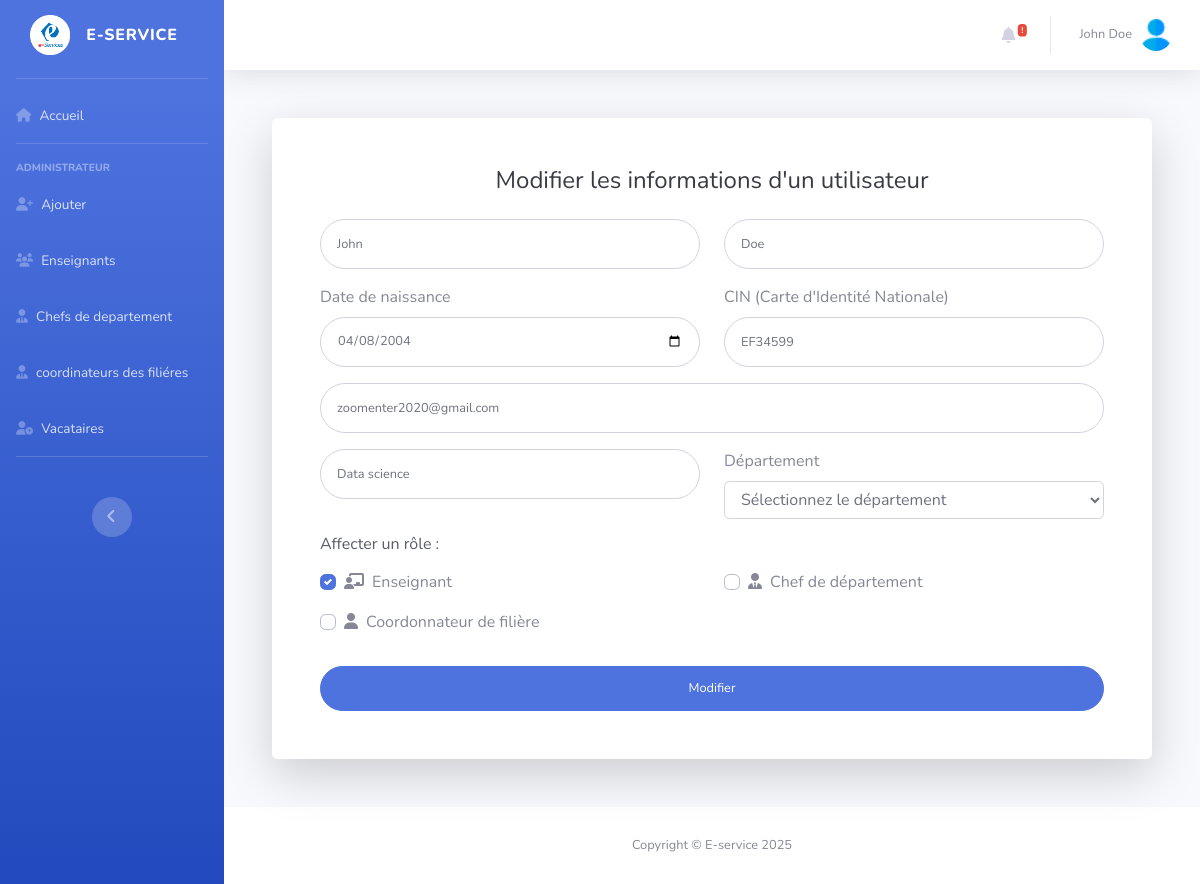
The page /Views/adminViews/Modifier.php?id=2 (signed in) on the database as committed earlier.
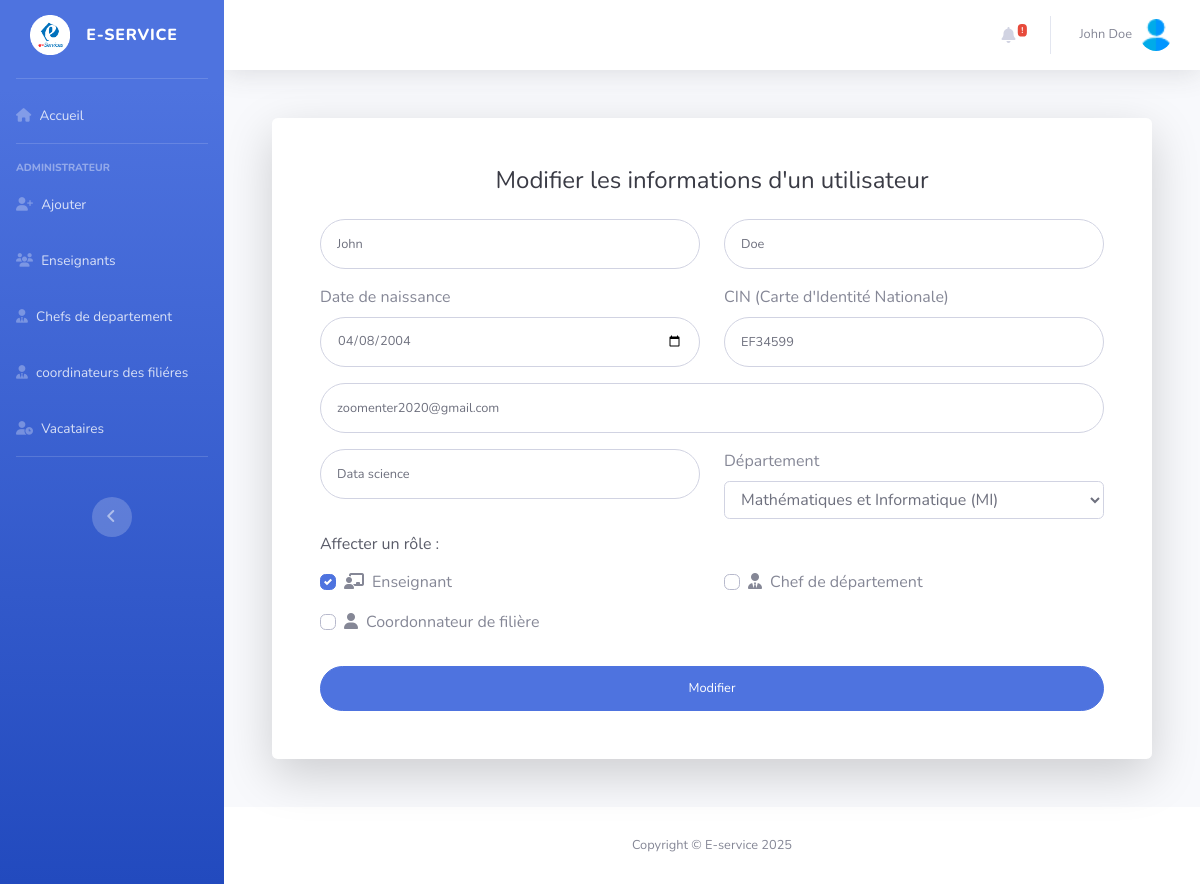
The same page on the database as committed later.
### tables this page shows
CREATE TABLE `utilisateurs` (
  `id` int(11) NOT NULL,
  `firstName` varchar(50) NOT NULL,
  `lastName` varchar(75) NOT NULL,
  `CIN` varchar(10) NOT NULL,
  `Birthdate` date NOT NULL,
  `email` varchar(50) NOT NULL,
  `password` varchar(255) NOT NULL,
  `speciality` varchar(70) NOT NULL,
  `id_departement` int(11) NOT NULL,
  `creation_date` datetime NOT NULL DEFAULT current_timestamp(),
  `must_change_password` tinyint(1) DEFAULT 1
);

### Model/database.php (called while the page is built, shortened)
<?php
    function dataBaseConnection(){
        try{
            $pdo=new PDO('mysql:host=localhost;dbname=EserviceDB;port=3306;charset=utf8','root','',array(PDO::ATTR_ERRMODE=>PDO::ERRMODE_EXCEPTION));
        }catch(Exception $e){
            echo $e->getMessage();
        }
        return $pdo;
    }
    function GetFromDb($query,$values,$fetchAll=true){
        try {
            $pdo=dataBaseConnection();
            $stmt=$pdo->prepare($query);
            if (is_array($values)){
                $stmt->execute($values);
            }else{
                $stmt->execute([$values]);
            }
            if($fetchAll){
                $data=$stmt->fetchAll(PDO::FETCH_ASSOC);
            }else{
                $data=$stmt->fetch(PDO::FETCH_ASSOC);
            }
                return $data;
        } catch (Exception $e) {
            error_log("Error : " . $e->getMessage());
            return false;
        }
    }
    function GetSimpleDb($query,$fetchAll=true){
        try {
            $pdo=dataBaseConnection();
            $stmt=$pdo->query($query);
            if($fetchAll){
                $data=$stmt->fetchAll(PDO::FETCH_ASSOC);
            }else{
                $data=$stmt->fetch(PDO::FETCH_ASSOC);
            }
                return $data;
        } catch (Exception $e) {
            error_log("Error : " . $e->getMessage());
            return false;
        }
    }

### Views/adminViews/Modifier.php (the view, shortened to what the changed rows need)
<?php
    $admin=GetFromDb("SELECT * FROM utilisateurs WHERE id=? ;",$_SESSION['id'],false);
    $userName=$admin['firstName'].' '.$admin['lastName'];
    $id=$_GET['id'];
    $data=GetFromDb("SELECT * FROM utilisateurs WHERE id=? ;",$id,false);
    $roles=GetSimpleDb('SELECT * FROM userroles WHERE user_id='.$id.';');
?>
    <div id="wrapper">
   <?php require_once "../include/header.php";?>
                <div class="container-fluid">
                <div class="container">
<div class="card o-hidden border-0 shadow-lg my-5">
    <div class="card-body p-0">
        <div class="row">
            <div class="col-lg-12">
                <div class="p-5">
                    <div class="text-center">
                        <h1 class="h4 text-gray-900 mb-4">Modifier les informations d'un utilisateur</h1>
                    </div>
                    <form action="../../edit.php" class="user" method="POST">
                            <div class="form-group row">
                                <div class="col-sm-6 mb-3 mb-sm-0">
                                    <input type="text" class="form-control form-control-user" id="FirstName" name="firstName" placeholder="Prénom" value="<?=$data['firstName']?>" required>
                                </div>
                                <div class="col-sm-6">
                                    <input type="text" class="form-control form-control-user" id="LastName" name="lastName" placeholder="Nom" value="<?=$data['lastName']?>" required>
                                </div>
                            </div>
                            <div class="form-group row">
                                <div class="col-sm-6 mb-3 mb-sm-0">
                                    <?php $today = date('Y-m-d'); ?>
                                    <label for="birthdate" class="form-label">Date de naissance</label>
                                    <input type="date" class="form-control form-control-user" id="birthdate" name="birthdate" min="1900-01-01" max="<?php echo $today; ?>" value="<?=$data['Birthdate']?>" required>
                                </div>
                                <div class="col-sm-6">
                                    <label for="cin" class="form-label">CIN (Carte d'Identité Nationale)</label>
                                    <input type="text" class="form-control form-control-user" id="cin" name="cin"
                                        placeholder="Ex: AB12345" value="<?=$data['CIN']?>" required>
                                </div>
                            </div>
                            <div class="form-group">
                                <div class="mb-3">
                                    <input type="email" class="form-control form-control-user" id="InputEmail" name="email"
                                        placeholder="Adresse email" value="<?=$data['email']?>" required>
                                </div>
                            </div>
                            <div class="form-group row">
                                <div class="col-md-6 mb-3">
                                    <input type="text" class="form-control form-control-user" id="InputSpeciality" name="speciality" placeholder="Spécialité"  value="<?=$data['speciality']?>" required>
                                </div>
                                <div class="col-sm-6">
                                    <label for="department" class="form-label">Département </label>
                                    <select class="form-control" id="department" name="department" >
                                        <option value="" disabled <?= $data['id_departement']==null?'selected':'';?>>Sélectionnez le département</option>
                                        <option value="1" <?= $data['id_departement']==1? 'selected':'';?>>Mathématiques et Informatique (MI)</option>
                                    </select>
                                </div>
                            </div>
                            </form>
                </div>
            </div>
        </div>
    </div>
</div>
</div>
                </div>
            </div>
        <?php require_once "../include/footer.php";?>
<?php
    include_once "../dashboards.php";
?>

### Views/include/header.php (shortened to what the changed rows need)
<div id="content-wrapper" class="d-flex flex-column">
    <div id="content">
        <nav class="navbar navbar-expand navbar-light bg-white topbar mb-4 static-top shadow">
            <ul class="navbar-nav ml-auto">
                <li class="nav-item dropdown no-arrow">
                    <a class="nav-link dropdown-toggle" href="#" id="userDropdown" role="button"
                        data-toggle="dropdown" aria-haspopup="true" aria-expanded="false">
                        <span class="mr-2 d-none d-lg-inline text-gray-600 small"><?= $userName ?></span>
                        <img class="img-profile rounded-circle"
                            src="..\..\startbootstrap-sb-admin-2-gh-pages\img\logo3.png">
                    </a>
                </li>
            </ul>
        </nav>

Rows that differ between the two databases and show on the page:
changed utilisateurs "John Doe": department "Sélectionnez le département" → "Mathématiques et Informatique (MI)"
